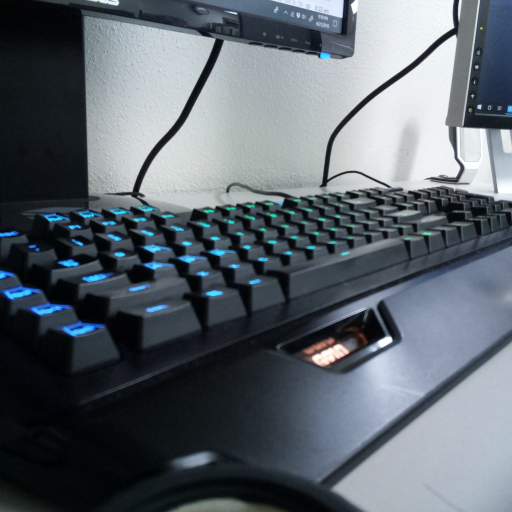
#> input picture ColorDetectionInterface/my_image.png, 512 x 512 px
$ jupyter execute color_threshold_sliders_image.ipynb   (shell and % lines are left out)
#> lines starting #> are read from the running program, lines starting #| are printed output that depends on the picture; after the words box and inside, x2 and y2 are one past the last pixel; in counts of white or black regions, pixels touching at a corner belong together
### ColorDetectionInterface/thresholds2.py
#!/usr/bin/env python3
# -*- coding: utf-8 -*-
"""
Created on Fri Apr  8 12:21:46 2022

@author: sherry
"""
#!/usr/bin/env python3
# -*- coding: utf-8 -*-
"""
Created on Fri Apr  8 12:16:56 2022

@author: sherry
"""


import matplotlib
import matplotlib.pyplot as plt
import numpy as np
import cv2
import time
from pylab import *
from google.colab.patches import cv2_imshow
#matplotlib.use('Agg')
# Simple threshold class that takes in a color image
# and generates a single threshold.

class threshold:
    def __init__(self,color_img):
        self.color_img     = color_img     # Color image to process
        self.img           = np.array([])  # Component image
        self.threshold_img = np.array([])  # Thresholded image
        self.count_num = 0                    # Initial number of pixels
        self.index  = 0                     # Color histogram index
        self.colors = ['Blue', 'Green', 'Red']      # Color strings
        self.th1   = -1                    # Invalid tresholds
        self.th2   = -1

        return

    # The @property  allows you to type
    #    object_name.original_img
    # to access the member and you are still running the full function below.
    # We can add more checking code later to avoid mistakes.
    @property
    def original_img(self):
        return self.img

    @property
    def threshold_img_f(self):
        return self.threshold_img

    # Returns the OpenCV color index
    def color_index(self,x):
        return {
            'red':2,
            'RED':2,
            'Red':2,
            'blue':0,
            'BLUE':0,
            'Blue':0,
            'green':1,
            'GREEN':1,
            'Green':1,
            }.get(x, 0)  # 0 is the default

    def sel_color_comp(self,color_string):
        self.index = self.color_index(color_string)
        self.img   = self.color_img[:,:,self.index]
        return

################ WENJING SHI CHANGES
    # [54 lines left out: functions show_color_histograms, show_color_histograms_img, show_color_comb_hist, not called in this run]


    def show_hist_with_th(self, rgb_values):
        color = ('Blue','Green','Red')
        n = 0
        for i,col in enumerate(color):
            #histr = cv2.calcHist([self.color_img],[i],None,[256],[0,256])
            #plt.figure(color[i])
            plt.hist(self.color_img.ravel(), color = color[i], bins=10, range=(0.0, 256.0))
            #plt.plot(histr,color = col)
            plt.axvline(x=rgb_values[n], linestyle = '--', color = 'c', label=str(rgb_values[n]))
            plt.axvline(x=rgb_values[n+1],linestyle = '--', color = 'y', label=str(rgb_values[n+1]))
            plt.legend(prop={'size':16})
            plt.xlabel('Pixel values', fontsize=16)
            plt.ylabel('Number of occurrences',fontsize=18)
            plt.title(col, fontsize = 18)
            plt.xlim([0,256])
            plt.ticklabel_format(axis="y", style="sci", scilimits=(0,0))
            plt.xticks(fontsize=12)
            plt.yticks(fontsize=12)
            #plt.title(col)
            plt.savefig(col+'.png')
            n=n+2
            plt.clf()

        plt.close('all')
        blue = cv2.imread('Blue.png')
        green = cv2.imread('Green.png')
        red = cv2.imread('Red.png')
        rgb_hist = np.hstack((red, green, blue))


        #cv2.namedWindow('RGB Histograms',0)
        #cv2.moveWindow('RGB Histograms', 420+420,37)
        #cv2.resizeWindow('RGB Histograms', 420,700)
        cv2_imshow(rgb_hist)
##########################################

    # [33 lines left out: functions show_threshold, single_color, not called in this run]


    def ThreshLow(self,LowVal):
        ret, th2_1 = cv2.threshold(self.img, 0, 255, cv2.THRESH_BINARY);
        ret, th2 = cv2.threshold(self.img, LowVal, 255, cv2.THRESH_BINARY_INV)
        self.threshold_img = th2&th2_1
        self.th1 = LowVal
        self.th2 = -1
        return self.threshold_img

    def ThreshHigh(self,HiVal):
        ret, th1 = cv2.threshold(self.img, HiVal, 255, cv2.THRESH_BINARY);
        ret, th1_1 = cv2.threshold(self.img, 255, 255, cv2.THRESH_BINARY_INV);
        self.threshold_img = th1&th1_1
        self.th1 = HiVal
        self.th2 = -1
        return self.threshold_img

    def ThreshRange(self,LowVal, HiVal):
        ret, th3 = cv2.threshold(self.img, LowVal-1, 255, cv2.THRESH_BINARY);
        ret, th4 = cv2.threshold(self.img, HiVal, 255, cv2.THRESH_BINARY_INV);
        self.threshold_img = th3&th4
        self.th1 = LowVal
        self.th2 = HiVal
        return self.threshold_img

class thr_combination:
    def __init__(self, img, blueTh,greenTh,redTh):
        row=img.shape[0]
        col=img.shape[1]

        self.allTh = (blueTh/255.0)*(greenTh/255.0)*(redTh/255.0)
        self.count = np.sum(self.allTh)

        b=((img[:,:,0]/1.0)*self.allTh).astype(uint8)
        g=((img[:,:,1]/1.0)*self.allTh).astype(uint8)
        r=((img[:,:,2]/1.0)*self.allTh).astype(uint8)

        self.comb_img = cv2.merge((b,g,r))
        return

    # [7 lines left out: function im_show, not called in this run]

    def return_result(self):
        return self.comb_img, self.allTh


class comb_thr:
    # [23 lines left out: function __init__, not called in this run]


    ''' Only detect color regions '''
    # [5 lines left out: function det_only, not called in this run]

    ''' Detect color regions and move to the object '''
    # [8 lines left out: function det_move, not called in this run]


    ''' Find the largest color region and mark it with blue dot '''
    # [6 lines left out: function markLargest, not called in this run]

    ''' If robot cannot find any target, it will turn around by 360 degrees and then move
     forward for one second, until it finds color regions '''
    # [14 lines left out: function searchTarget, not called in this run]

    ''' Make sure the largest color region (blue dot) is in the center range
    of the frame, if the dot in the left/right part of the image, the robot will
    turn left/right by 5 degrees, otherwise move forward '''
    # [22 lines left out: function searchLargest, not called in this run]

    ''' Mark all detected color regions with red dots '''
    # [15 lines left out: function markColorRegions, not called in this run]


    ''' Display images from camera '''
    # [12 lines left out: functions im_show, returnResults, not called in this run]

    # The @property  allows you to type
    #    object_name.original_img
    # to access the member and you are still running the full function below.
    # We can add more checking code later to avoid mistakes.
    @property
    def count(self):
        return self.count_pixels

    ''' After finding the object, move forward if the distance is larger than
    250 mm. Otherwise the robot will dance to celebrate '''
    # [7 lines left out: function findObj, not called in this run]

    ''' Robot dances  '''
    # [9 lines left out: function dance, not called in this run]

    ''' Check the distance between the robot and the object'''
    # [7 lines left out: function checkDistance, not called in this run]


### ColorDetectionInterface/AOLMERobots.py

import random
# Wenjing image threshold module
from thresholds2 import threshold, comb_thr


# [23 lines left out: function get_img_object_center, not called in this run]

def show_RGB_hist(img, rgb_values ):
     """
     Show the image and the RGB histograms.
     """
     th = threshold(img)
     th.show_hist_with_th(rgb_values)

### ColorDetectionInterface/color_threshold_sliders_image.ipynb
[cell 1]
from google.colab.patches import cv2_imshow

[cell 2]
from thresholds2 import *
import AOLMERobots as gopi
import cv2
import numpy as np
import matplotlib.pyplot


image = cv2.imread('my_image.png')
#> image is the input picture: shape (512, 512, 3); mean B, G, R 108.3, 101, 92.8
height, width = image.shape[:2]
#> height = 512; width = 512
image= cv2.resize(image, (int(320/width*height), 320))
#> image: shape (320, 320, 3)

thr_obj = threshold(image)
img = image.copy()

#@title Transformation Parameters { run: "auto" }

redLow = 15 #@param {type:"slider", min:0, max:255, step:1}
redHi  = 252 #@param {type:"slider", min:0, max:255, step:6}

greenLow = 30 #@param {type:"slider", min:0, max:255, step:6}
greenHi  = 252 #@param {type:"slider", min:0, max:255, step:6}

blueLow = 36 #@param {type:"slider", min:0, max:255, step:6}
blueHi  = 186 #@param {type:"slider", min:0, max:255, step:6}


rgb_values = [blueLow, blueHi, greenLow, greenHi, redLow, redHi]

# Red component processing:
thr_obj.sel_color_comp ('red')
RedLow   =  thr_obj.ThreshLow   (redLow)
#> in ThreshLow, `ret, th2_1 = cv2.threshold(self.img, 0, 255, cv2.THRESH_BINARY);`:
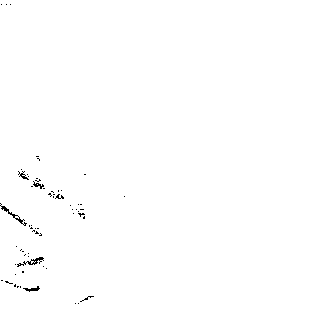
#> th2_1: shape (320, 320); 99.5% white; black in thin lines or dots, all inside (x1, y1, x2, y2) = (0, 4, 125, 304)
#> in ThreshLow, `ret, th2 = cv2.threshold(self.img, LowVal, 255, cv2.THRESH_BINARY_INV)`: th2: shape (320, 320); 20.9% white; 207 white regions (173 under 20 px), largest, box (x1, y1, x2, y2) and area: (0, 153, 190, 320) 12586, (0, 0, 51, 39) 1681, (0, 71, 54, 127) 1587
#> in ThreshLow, `ret, th2 = cv2.threshold(self.img, LowVal, 255, cv2.THRESH_BINARY_INV)`: ret = 15
#> in ThreshLow, `self.threshold_img = th2&th2_1`: self.threshold_img: shape (320, 320); 20.4% white; 208 white regions (174 under 20 px), largest, box (x1, y1, x2, y2) and area: (0, 153, 190, 320) 12134, (0, 0, 51, 39) 1678, (0, 71, 54, 127) 1587
RedRange =  thr_obj.ThreshRange (redLow , redHi)
#> in ThreshRange, `ret, th3 = cv2.threshold(self.img, LowVal-1, 255, cv2.THRESH_BINARY);`: th3: shape (320, 320); 80.3% white; 208 black regions (176 under 20 px), largest, box (x1, y1, x2, y2) and area: (0, 153, 189, 320) 12070, (0, 0, 51, 38) 1608, (76, 297, 209, 320) 1396
#> in ThreshRange, `ret, th3 = cv2.threshold(self.img, LowVal-1, 255, cv2.THRESH_BINARY);`: ret = 14
#> in ThreshRange, `ret, th4 = cv2.threshold(self.img, HiVal, 255, cv2.THRESH_BINARY_INV);`: th4: shape (320, 320); 99.9% white; black in thin lines or dots, all inside (x1, y1, x2, y2) = (196, 1, 320, 227)
#> in ThreshRange, `ret, th4 = cv2.threshold(self.img, HiVal, 255, cv2.THRESH_BINARY_INV);`: ret = 252
RedHi    =  thr_obj.ThreshHigh  (redHi)
#> in ThreshHigh, `ret, th1_1 = cv2.threshold(self.img, 255, 255, cv2.THRESH_BINARY_INV);`: th1_1: shape (320, 320); every value is 255

# Green component processing:
thr_obj.sel_color_comp ('green')
GreenLow   =  thr_obj.ThreshLow   (greenLow)
#> in ThreshLow (call 2), `ret, th2_1 = cv2.threshold(self.img, 0, 255, cv2.THRESH_BINARY);`: th2_1: shape (320, 320); 100% white; black in thin lines or dots, all inside (x1, y1, x2, y2) = (21, 221, 34, 231)
#> in ThreshLow (call 2), `ret, th2 = cv2.threshold(self.img, LowVal, 255, cv2.THRESH_BINARY_INV)`: th2: shape (320, 320); 29.7% white; 126 white regions (95 under 20 px), largest, box (x1, y1, x2, y2) and area: (0, 0, 226, 320) 26551, (175, 194, 240, 222) 632, (133, 137, 182, 201) 361
#> in ThreshLow (call 2), `self.threshold_img = th2&th2_1`: self.threshold_img: shape (320, 320); 29.7% white; 126 white regions (95 under 20 px), largest, box (x1, y1, x2, y2) and area: (0, 0, 226, 320) 26548, (175, 194, 240, 222) 632, (133, 137, 182, 201) 361
GreenRange =  thr_obj.ThreshRange (greenLow , greenHi)
#> in ThreshRange (call 2), `ret, th3 = cv2.threshold(self.img, LowVal-1, 255, cv2.THRESH_BINARY);`: th3: shape (320, 320); 70.8% white; 124 black regions (94 under 20 px), largest, box (x1, y1, x2, y2) and area: (0, 0, 216, 320) 26017, (176, 194, 240, 222) 619, (133, 137, 182, 201) 352
#> in ThreshRange (call 2), `ret, th4 = cv2.threshold(self.img, HiVal, 255, cv2.THRESH_BINARY_INV);`: th4: shape (320, 320); 99.9% white; black in thin lines or dots, all inside (x1, y1, x2, y2) = (197, 1, 320, 225)
GreenHi    =  thr_obj.ThreshHigh  (greenHi)

# Blue component processing:
thr_obj.sel_color_comp ('blue')
BlueLow   =  thr_obj.ThreshLow   (blueLow)
#> call 3 of ThreshLow, with LowVal = 36
#> in ThreshLow (call 3), `ret, th2 = cv2.threshold(self.img, LowVal, 255, cv2.THRESH_BINARY_INV)`:
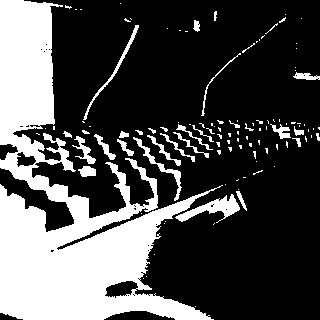
#> th2: shape (320, 320); 29.9% white; 113 white regions (82 under 20 px), largest, box (x1, y1, x2, y2) and area: (0, 0, 223, 320) 26762, (175, 194, 240, 223) 665, (133, 137, 182, 201) 363
#> in ThreshLow (call 3), `ret, th2 = cv2.threshold(self.img, LowVal, 255, cv2.THRESH_BINARY_INV)`: ret = 36
BlueRange =  thr_obj.ThreshRange (blueLow , blueHi)
#> call 3 of ThreshRange, with LowVal = 36, HiVal = 186
#> in ThreshRange (call 3), `ret, th3 = cv2.threshold(self.img, LowVal-1, 255, cv2.THRESH_BINARY);`:
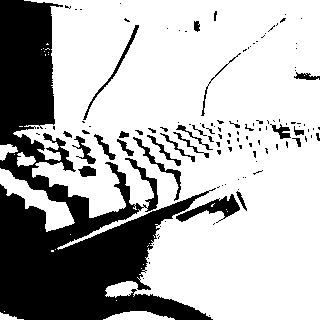
#> th3: shape (320, 320); 70.5% white; 123 black regions (94 under 20 px), largest, box (x1, y1, x2, y2) and area: (0, 0, 216, 320) 26445, (176, 194, 240, 223) 659, (133, 137, 181, 201) 351
#> in ThreshRange (call 3), `ret, th3 = cv2.threshold(self.img, LowVal-1, 255, cv2.THRESH_BINARY);`: ret = 35
#> in ThreshRange (call 3), `ret, th4 = cv2.threshold(self.img, HiVal, 255, cv2.THRESH_BINARY_INV);`:
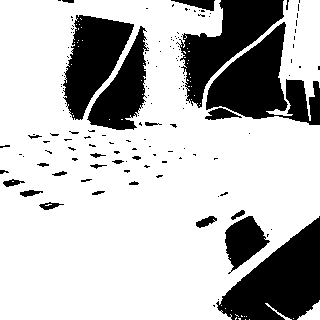
#> th4: shape (320, 320); 74% white; 149 black regions (123 under 20 px), largest, box (x1, y1, x2, y2) and area: (216, 216, 320, 320) 6020, (206, 22, 320, 125) 5617, (176, 0, 284, 108) 4586
#> in ThreshRange (call 3), `ret, th4 = cv2.threshold(self.img, HiVal, 255, cv2.THRESH_BINARY_INV);`: ret = 186
#> in ThreshRange (call 3), `self.threshold_img = th3&th4`: self.threshold_img: shape (320, 320); 44.5% white; 88 white regions (80 under 20 px), largest, box (x1, y1, x2, y2) and area: (13, 0, 320, 320) 43070, (0, 168, 75, 232) 1247, (103, 311, 175, 320) 423
BlueHi    =  thr_obj.ThreshHigh  (blueHi)

# Generate the second window, including 9 single color images, one combination image, and text
white= np.zeros((90, RedLow.shape[1]), np.uint8)
white[:] = (255)

font = cv2.FONT_HERSHEY_SIMPLEX

# Get middle-RGB combination
comb_image, comb_allTh= thr_combination(img, BlueRange,GreenRange, RedRange).return_result()
#> in __init__, `self.allTh = (blueTh/255.0)*(greenTh/255.0)*(redTh/255.0)`:
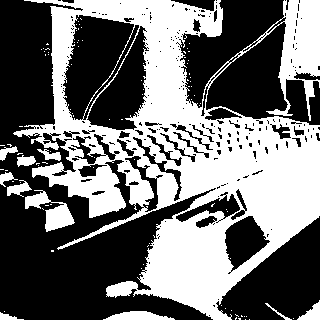
#> self.allTh: shape (320, 320) float64; values 0 (black) and 1 (white), 44.1% white; 100 white regions (89 under 20 px), largest, box (x1, y1, x2, y2) and area: (13, 0, 320, 320) 42551, (25, 190, 75, 232) 854, (103, 311, 175, 320) 423
#> in __init__, `self.count = np.sum(self.allTh)`: self.count = 45131

vcat1 = cv2.vconcat((cv2.merge((white, white, white)), image))
vcat2 = cv2.vconcat((cv2.merge((white, white, white)), comb_image))
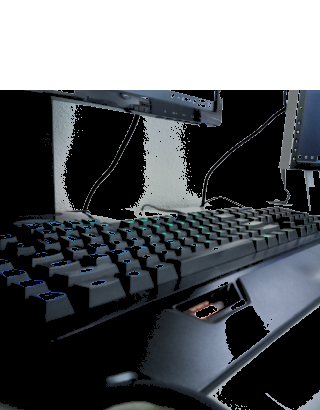
#> vcat2: shape (410, 320, 3); mean of channels 0, 1, 2 93, 89.4, 85.9; drawn as B, G, R
all = np.hstack((vcat1, vcat2))
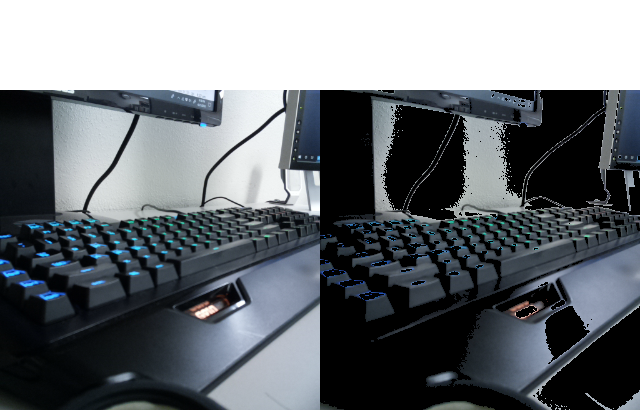
#> all: shape (410, 640, 3); mean B, G, R 116.7, 112.1, 107.1

cv2_imshow(all)

# Show histograms for RGB color
gopi.show_RGB_hist(img, rgb_values)
#> the loop in show_hist_with_th, `for i,col in enumerate(color):` made 3 passes
#> pass 2, in show_hist_with_th, `plt.savefig(col+'.png')`:
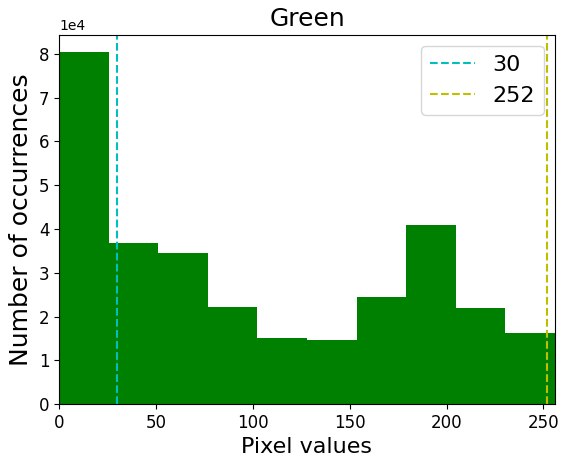
#> figure drawn by matplotlib, 1 panel; tallest bar 80379 high, from x = -1.78e-15 to 25.6
#> after the loop in show_hist_with_th, `for i,col in enumerate(color):`: n = 6
#> in show_hist_with_th, `red = cv2.imread('Red.png')`:
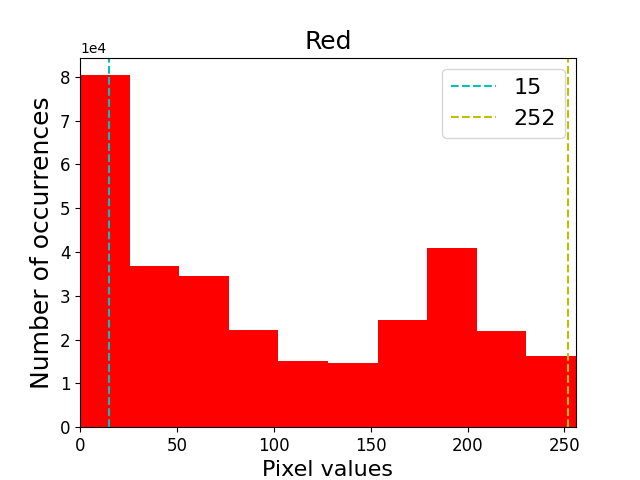
#> red: shape (480, 640, 3); mean B, G, R 195.1, 195.5, 249.6
#> in show_hist_with_th, `rgb_hist = np.hstack((red, green, blue))`:
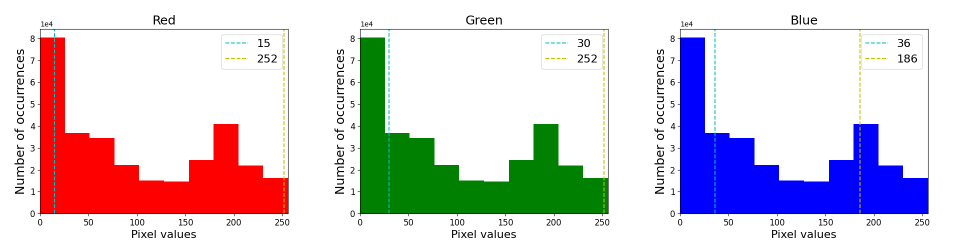
#> rgb_hist: shape (480, 1920, 3) (shown at 1/2 size); mean B, G, R 213.1, 204.5, 213.1
